Frame 1 (no input): blank canvas, image omitted
Frame 60 (the mouse pressed at the canvas centre just before this capture): blank canvas, image omitted
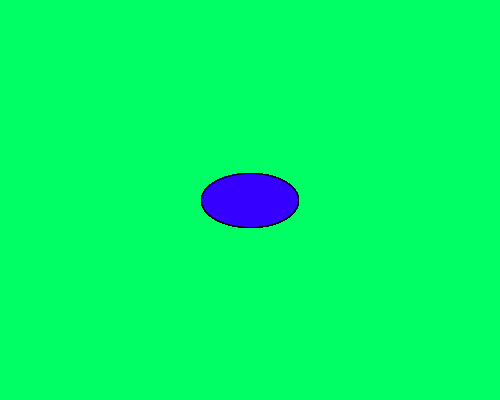
Frame 120 (the mouse held since frame 60 and released just before this capture)

The Processing sketch whose frames 1 and 60 were blank and that drew this single picture after the mouse press (run headless with seeded random() and noise(); from frame 60 on, the mouse is pressed at the canvas centre):

// Processing sketch: processing_155067
// ── processing_155067.pde

void setup() {
 size (500,400);
background(0,255,100); 
smooth();
}

void draw(){
  //background(25,96,99); 
  fill (53,0,255);
  if(mousePressed){
    ellipse(mouseX, mouseY,97,54);
  }
  
}
